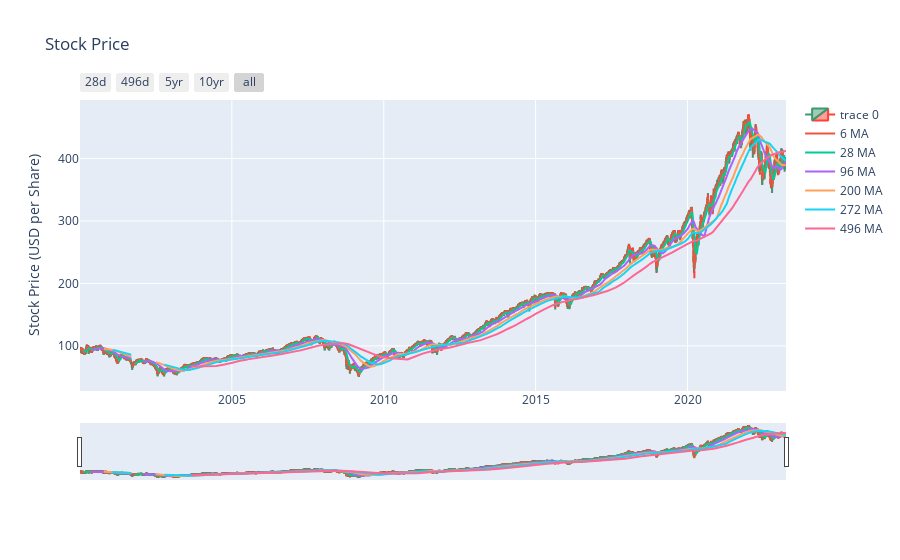

The notebook cell saved with this chart:
### Code cell
ohlcv_plot(lod['spy'], 800, 500)

### Figure 1 — Plotly figure (JSON) as saved in the notebook; plotly's stock layout.template omitted (floating-point values rounded to 4 significant figures; data arrays with more than 128 entries replaced by an {"elided": "..."} marker saying what was removed)
{"data": [{"close": {"elided": "5848 float values"}, "high": {"elided": "5848 float values"}, "low": {"elided": "5848 float values"}, "open": {"elided": "5848 float values"}, "type": "candlestick", "x": {"elided": "5848 str values"}}, {"name": "6 MA", "type": "scatter", "x": {"elided": "5848 str values"}, "y": {"elided": "5848 float values"}}, {"name": "28 MA", "type": "scatter", "x": {"elided": "5848 str values"}, "y": {"elided": "5848 float values"}}, {"name": "96 MA", "type": "scatter", "x": {"elided": "5848 str values"}, "y": {"elided": "5848 float values"}}, {"name": "200 MA", "type": "scatter", "x": {"elided": "5848 str values"}, "y": {"elided": "5848 float values"}}, {"name": "272 MA", "type": "scatter", "x": {"elided": "5848 str values"}, "y": {"elided": "5848 float values"}}, {"name": "496 MA", "type": "scatter", "x": {"elided": "5848 str values"}, "y": {"elided": "5848 float values"}}], "layout": {"title": {"text": "Stock Price"}, "xaxis": {"rangeselector": {"buttons": [{"count": 28, "label": "28d", "step": "day", "stepmode": "backward"}, {"count": 496, "label": "496d", "step": "day", "stepmode": "backward"}, {"count": 5, "label": "5yr", "step": "year", "stepmode": "backward"}, {"count": 10, "label": "10yr", "step": "year", "stepmode": "todate"}, {"step": "all"}]}, "rangeslider": {"visible": true}, "scaleanchor": "y", "scaleratio": 1}, "yaxis": {"fixedrange": false, "title": {"text": "Stock Price (USD per Share)"}}}}
